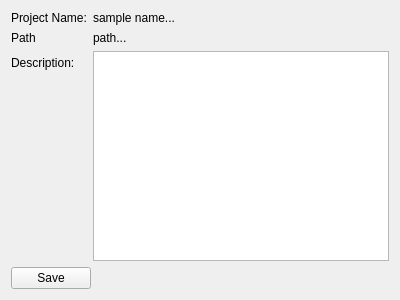
<?xml version="1.0" encoding="UTF-8"?>
<ui version="4.0">
 <class>ProjectInfos</class>
 <widget class="QWidget" name="ProjectInfos">
  <property name="geometry">
   <rect>
    <x>0</x>
    <y>0</y>
    <width>400</width>
    <height>300</height>
   </rect>
  </property>
  <property name="windowTitle">
   <string>Form</string>
  </property>
  <layout class="QVBoxLayout" name="verticalLayout">
   <item>
    <layout class="QFormLayout" name="formLayout_2">
     <item row="0" column="0">
      <widget class="QLabel" name="label">
       <property name="text">
        <string>Project Name:</string>
       </property>
      </widget>
     </item>
     <item row="0" column="1">
      <widget class="QLabel" name="proj_name">
       <property name="text">
        <string>sample name...</string>
       </property>
      </widget>
     </item>
     <item row="1" column="0">
      <widget class="QLabel" name="label_2">
       <property name="text">
        <string>Path</string>
       </property>
      </widget>
     </item>
     <item row="1" column="1">
      <widget class="QLabel" name="path">
       <property name="text">
        <string>path...</string>
       </property>
      </widget>
     </item>
     <item row="2" column="0">
      <widget class="QLabel" name="label_3">
       <property name="text">
        <string>Description:</string>
       </property>
      </widget>
     </item>
     <item row="2" column="1">
      <widget class="QTextEdit" name="desc"/>
     </item>
    </layout>
   </item>
   <item alignment="">
    <widget class="QPushButton" name="pushButton">
     <property name="sizePolicy">
      <sizepolicy hsizetype="Fixed" vsizetype="Fixed">
       <horstretch>0</horstretch>
       <verstretch>0</verstretch>
      </sizepolicy>
     </property>
     <property name="text">
      <string>Save</string>
     </property>
    </widget>
   </item>
  </layout>
 </widget>
 <resources/>
 <connections/>
</ui>
